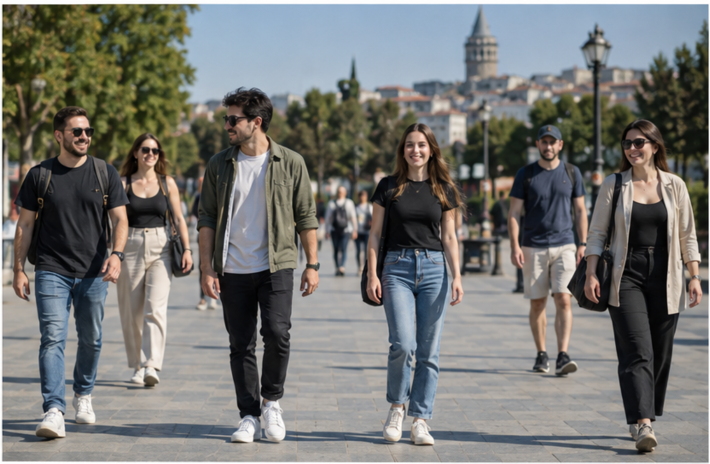
#> input picture opencv-yuz-insan-tespiti/images/insanlar.png, 1420 x 927 px (shown at 1/2 size)
$ python hog_insan_tespiti.py
#> lines starting #> are read from the running program, lines starting #| are printed output that depends on the picture; after the words box and inside, x2 and y2 are one past the last pixel; in counts of white or black regions, pixels touching at a corner belong together
import cv2

image = cv2.imread("images/insanlar.png")
#> image is the input picture: shape (927, 1420, 3); mean B, G, R 114.4, 117.6, 117.3

if image is None:
    raise RuntimeError("goruntu okunamadi")

# çok büyük görüntüler için HOG taraması yavaş çalışır
# görüntüyü maksimum 800 px genişliğine küçültüyoruz
if image.shape[1] > 800:
    scale_ratio = 800 / image.shape[1]
#> scale_ratio = 0.563

    new_heigth = int(image.shape[0] * scale_ratio)
#> new_heigth = 522

    image = cv2.resize(image, (800, new_heigth))
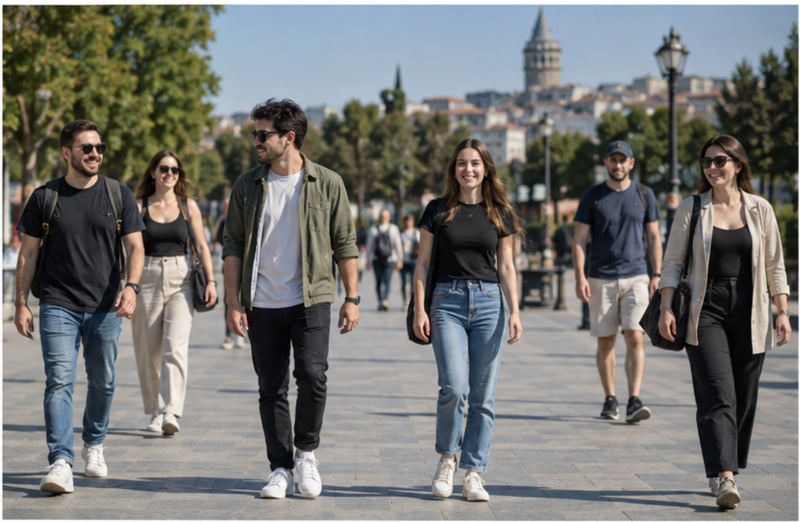
#> image: shape (522, 800, 3); mean B, G, R 114.2, 117.5, 117.2

# Histogram of Oriented Gradients özelliklerini hesaplayabilen ve bir svm dedektörüyle nesne tespiti yapabilen bir opencv sınıfı
hog = cv2.HOGDescriptor()

# opencv içerisinde hazır gelen insan tespit svm katsayılarını verir
people_detector = cv2.HOGDescriptor_getDefaultPeopleDetector()

# HOGDescriptor nesnesine hangi svm sınıflandırıcının kullanılacağını tanımlar
hog.setSVMDetector(people_detector)

# hitThreshold: hog özelliklerinin SVM karar düzlemine göre pozitif insan tespiti kabul edilme eşiği
# padding: algılama sırasında ek çalışma alanı sağlar
# scale: her yeni ölçekte algılama penceresinin büyütülme katsayısı
# groupThreshold: aynı insan üzerinde oluşabilen benzer dikdörtgenlerin gruplanmasında kullanılan eşik
boxes, weights = hog.detectMultiScale(image, hitThreshold=0, padding=(8, 8), scale=1.05, groupThreshold=2)
#> boxes = [[548, 173, 144, 287], [652, 273, 123, 246], [366, 126, 195, 391], [29, 93, 200, 400], [617, 111, 183, 399], [180, 86, 216, 432]]; weights = [2.98, 1.4, 1.94, 1.37, 0.934, 1.69]

# boxes: bulunan insan dikdörtgenleri
# weights: tespitlerin sınıflandırıcı skorları
for (x, y, width, heigth), weight in zip(boxes, weights):

    cv2.rectangle(image, (x,y), (x+width, y+ heigth), (0, 255,0), 2)

    confidence = float(weight)

    cv2.putText( image, f"{confidence:.2f}", (x, max(y - 10, 20)), cv2.FONT_HERSHEY_SIMPLEX, 0.6, (0, 255, 0), 2 )
#> this loop made 6 passes
#> (x, y, width, heigth, weight, confidence) on passes 1 to 6: (548, 173, 144, 287, 2.98, 2.98), (652, 273, 123, 246, 1.4, 1.4), (366, 126, 195, 391, 1.94, 1.94), (29, 93, 200, 400, 1.37, 1.37), (617, 111, 183, 399, 0.934, 0.934), (180, 86, 216, 432, 1.69, 1.69)
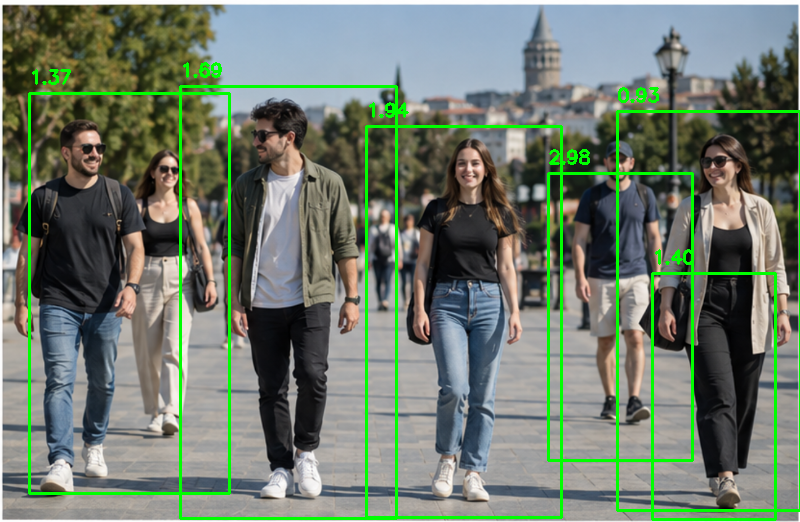
#> image: shape (522, 800, 3); 4.78% of pixels changed, all inside (x1, y1, x2, y2) = (28, 62, 800, 521)

print(f"tespit edilen insan sayisi: {len(boxes)}")
#| tespit edilen insan sayisi: 6

cv2.imshow("hog insan tespiti", image)

cv2.imwrite("outputs/hog_insan_tespiti.jpg", image)

cv2.waitKey(0)
cv2.destroyAllWindows()

$ run again, with opencv-yuz-insan-tespiti/images/yuz.png copied over opencv-yuz-insan-tespiti/images/insanlar.png
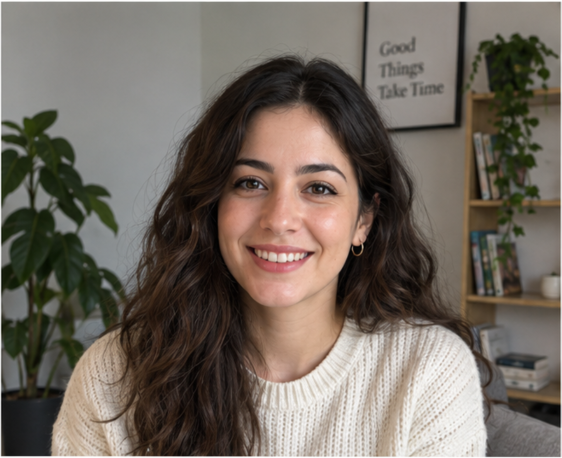
#> input picture opencv-yuz-insan-tespiti/images/yuz.png, 1123 x 916 px (shown at 1/2 size)
#> image is the input picture: shape (916, 1123, 3); mean B, G, R 95.8, 104.9, 114
#> `image = cv2.resize(image, (800, new_heigth))`:
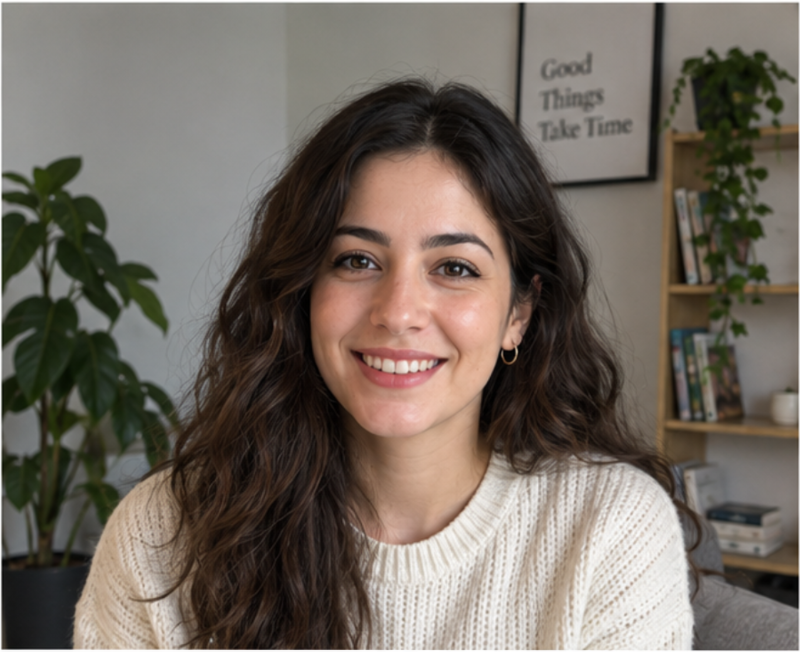
#> image: shape (652, 800, 3); mean B, G, R 95.7, 104.8, 113.8
#> boxes = ()
#| tespit edilen insan sayisi: 0
